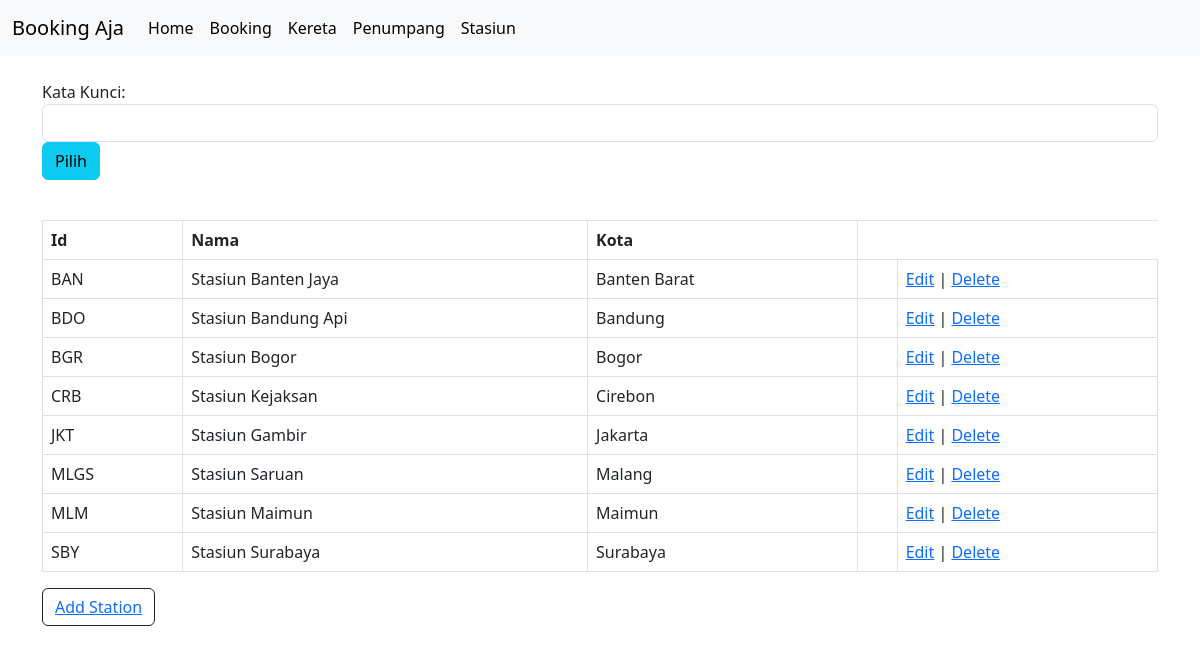
Page /view/indexstasiun.php on the committed database.
### tables this page shows
CREATE TABLE `stasiun` (
  `id_stasiun` varchar(10) NOT NULL,
  `nama_stasiun` varchar(25) NOT NULL,
  `kota_stasiun` varchar(25) NOT NULL,
  PRIMARY KEY (`id_stasiun`)
);

### view/indexstasiun.php (the view, shortened to what this page needs)
<html>
<head>
<link rel="stylesheet" type="text/css" href="./style/AOL.css">
<link href="https://cdn.jsdelivr.net/npm/bootstrap@5.3.0-alpha1/dist/css/bootstrap.min.css" rel="stylesheet">
</head>
<body>
  <nav class="navbar navbar-expand-lg bg-body-tertiary">
    <div class="container-fluid">
      <a class="navbar-brand" href="#">Booking Aja</a>
      <div class="collapse navbar-collapse" id="navbarTogglerDemo03">
        <ul class="navbar-nav me-auto mb-2 mb-lg-0">
          <li class="nav-item">
            <a class="nav-link active" aria-current="page" href="./index.html">Home</a>
          </li>
          <li class="nav-item">
            <a class="nav-link active" aria-current="page" href="./indexbooking.php">Booking</a>
          </li>
          <li class="nav-item">
            <a class="nav-link active" aria-current="page" href="./indexkereta.php">Kereta</a>
          </li>
          <li class="nav-item">
            <a class="nav-link active" aria-current="page" href="./indexpenumpang.php">Penumpang</a>
          </li>
          <li class="nav-item">
            <a class="nav-link active" aria-current="page" href="./indexstasiun.php">Stasiun</a>
          </li>
        </ul>
      </div>
    </div>
  </nav>
  <div class="container">
    <br>
    <form action="<?php echo $_SERVER["PHP_SELF"];?>" method="post">
    <div class="form-group">
        <label for="sel1">Kata Kunci:</label>
        <?php
        $kata_kunci="";
        ?>
        <input type="text" name="kata_kunci" value="<?php echo $kata_kunci;?>" class="form-control"  required/>
    </div>
    <div class="form-group">
        <input type="submit" class="btn btn-info" value="Pilih">
    </div>
    </form>
    <table class="table table-bordered table-hover">
        <br>
        <thead>
        <tr>
            <th>Id</th>
            <th>Nama</th>
            <th>Kota</th>
        </tr>
        </thead>
        <?php
        if (isset($_POST['kata_kunci'])) {
            $kata_kunci=trim($_POST['kata_kunci']);
            $sqlt="select * from stasiun where nama_stasiun like '%".$kata_kunci."%' or kota_stasiun like '%".$kata_kunci."%' or id_stasiun like '%".$kata_kunci."%' order by id_stasiun asc";
        }else {
            $sqlt="select * from stasiun order by id_stasiun asc";
        }
        $mysqli = mysqli_connect("localhost","root","","bookingkereta");
        $hasil=mysqli_query($mysqli,$sqlt);
        while ($stasiun_data = mysqli_fetch_array($hasil)) {
            ?>
            <tbody>
            <tr>
                <td><?php echo $stasiun_data['id_stasiun']; ?></td>
                <td><?php echo $stasiun_data['nama_stasiun']; ?></td>
                <td><?php echo $stasiun_data['kota_stasiun']; ?></td>
                <td><?php echo "<td><a href='editstasiun.php?id=$stasiun_data[id_stasiun]'>Edit</a> | <a href='deletestasiun.php?id=$stasiun_data[id_stasiun]'>Delete</a>"; ?></td>
            </tr>
            </tbody>
            <?php
        }
        ?>
    </table>
    <button type="button" class="btn btn-outline-dark"><a href="addstasiun.php">Add Station</a></button>
</div>
</body>
</html>

### rows in the picture
stasiun: id_stasiun "BAN", nama_stasiun "Stasiun Banten Jaya", kota_stasiun "Banten Barat"
stasiun: id_stasiun "BDO", nama_stasiun "Stasiun Bandung Api", kota_stasiun "Bandung"
stasiun: id_stasiun "BGR", nama_stasiun "Stasiun Bogor", kota_stasiun "Bogor"
stasiun: id_stasiun "CRB", nama_stasiun "Stasiun Kejaksan", kota_stasiun "Cirebon"
stasiun: id_stasiun "JKT", nama_stasiun "Stasiun Gambir", kota_stasiun "Jakarta"
stasiun: id_stasiun "MLGS", nama_stasiun "Stasiun Saruan", kota_stasiun "Malang"
stasiun: id_stasiun "MLM", nama_stasiun "Stasiun Maimun", kota_stasiun "Maimun"
stasiun: id_stasiun "SBY", nama_stasiun "Stasiun Surabaya", kota_stasiun "Surabaya"
